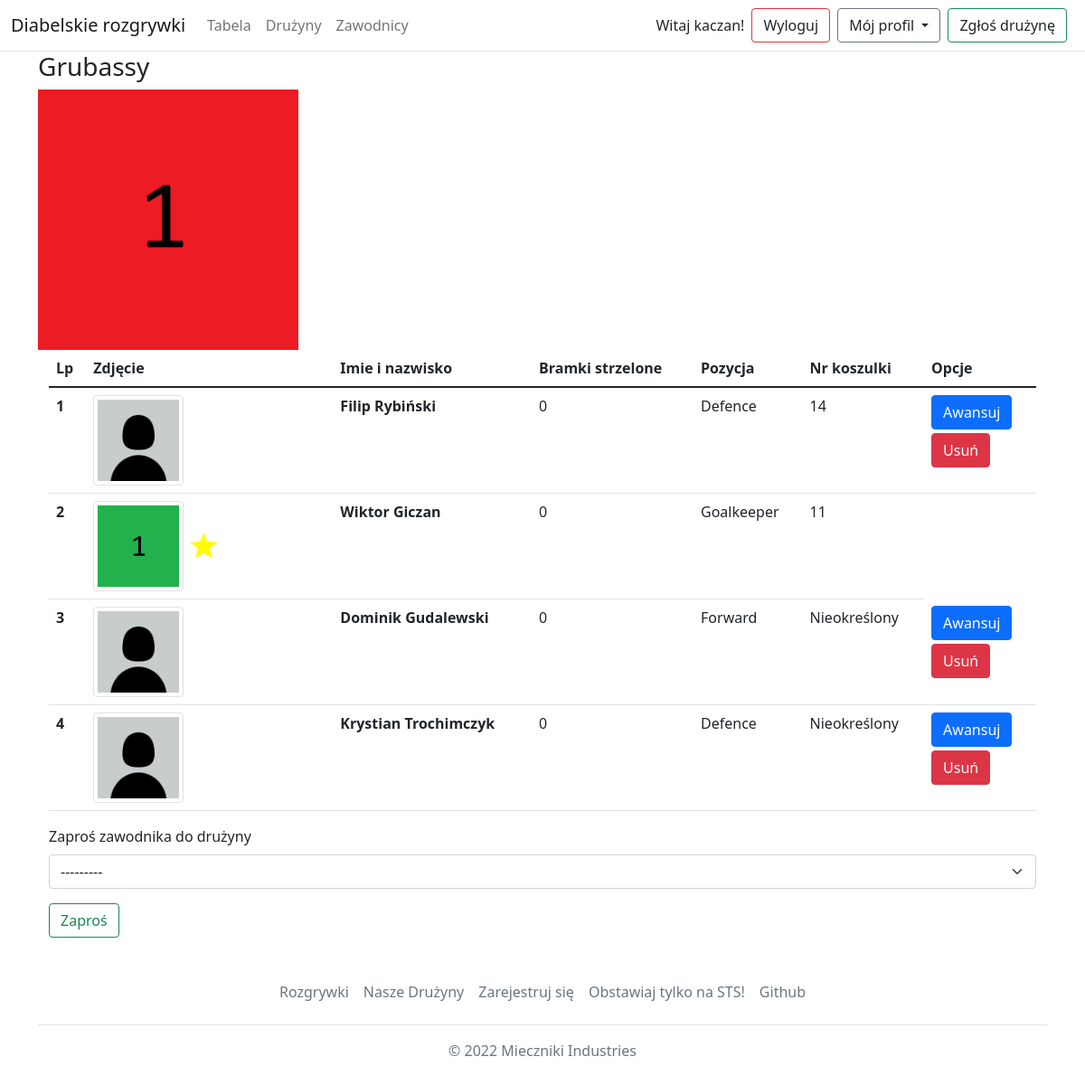
The page /teams/grubassy (signed in) on the database its author committed.
### Football/models.py (models this page shows, shortened)
class Team(models.Model):
    name = models.CharField(max_length=30)
    slug = models.SlugField(max_length=30,unique=True)
    image = models.ImageField(upload_to='images/teams')
    def __str__(self):
        return self.name
    def get_absolute_url(self):
        return reverse('football:team_detail',args=[self.slug])

class Player(models.Model):
    user = models.OneToOneField(User,on_delete=models.CASCADE,null=True)
    name = models.CharField(max_length=30)
    surname = models.CharField(max_length=30)
    position = models.ForeignKey(Position,on_delete=models.CASCADE,null=True)
    shirt_number = models.IntegerField(null=True, validators=[MinValueValidator(1),MaxValueValidator(99)])
    team = models.ForeignKey(Team,null=True,on_delete=models.SET_NULL)
    image = models.ImageField(upload_to='images/players/',null=False,default='images/default_profile_picture.jpg')
    captain = models.BooleanField(null=False,default=False)
    mod = models.BooleanField(null=False,default=False)
    def get_goals(self):
        goals = Goal.objects.all().filter(player = self)
        return goals
    def get_absolute_url(self):
        return reverse('football:player_detail',args=[self.id])

class Position(models.Model):
    title = models.CharField(max_length=30)
    def __str__(self):
        return self.title

### Football/views.py (the view, shortened to what this page needs)
# urls.py: path('teams/<slug:slug>',views.team_detail,name='team_detail'),
def team_detail(request,slug):
    team = get_object_or_404(Team, slug=slug)
    players = Player.objects.filter(team_id=team.id)
    if request.user.player.captain and request.user.player.team == team:
        if request.method == "POST":
            delete_player = request.POST.get('delete_from_team')
            promote_player = request.POST.get('promote')
            if delete_player is not None:
                form = None
                deleted_player = get_object_or_404(Player,id=delete_player)
                deleted_player.team = None
                deleted_player.save()
                return redirect('football:team_detail',slug=team.slug)
            if promote_player is not None:
                form = None
                promoting_player = get_object_or_404(Player, id=promote_player)
                promoting_player.captain=True
                request.user.player.captain=False
                promoting_player.save()
                request.user.player.save()
                return redirect('football:team_detail',slug=team.slug)
            else:
                form = InvitePlayer(request.POST)
                if form.is_valid():
                    invited_player = form.cleaned_data.get('invite')
                    send_invite_to_team(f'Zostałeś zaproszony przez {request.user.player.__str__()} do drużyny '
                                        f'{team.__str__()}',request.user.player,invited_player,team)
                    return redirect('football:team_detail',slug=team.slug)
        else:
            form = InvitePlayer()
    else:
        form = None
    return render(request, 'team/team_detail.html', {'team':team, 'players':players, 'form':form})

### Football/forms.py
class InvitePlayer(forms.Form):
    invite = forms.ModelChoiceField(label = 'Zaproś zawodnika do drużyny', required=False,
                                    queryset=Player.objects.filter(team=None,mod=False))

### Football/ext_methods.py (called while the page is built)
def get_teams(request):
    return {'teams' : Team.objects.all()}

### templates/team/team_detail.html (shortened to what this page needs)
{% extends 'base.html' %}
{% load crispy_forms_tags %}
{% block content %}
    <h3>{{ team.name|title }}</h3>
    <img src="{{ team.image.url }}" style="width:18rem;">
    <div class="container">
  <div class="row">
    <div class="col-12">
		<table class="table table-image">
		  <thead>
		    <tr>
                <th scope="col">Lp</th>
                <th scope="col">Zdjęcie</th>
                <th scope="col">Imie i nazwisko</th>
                <th scope="col">Bramki strzelone</th>
                <th scope="col">Pozycja</th>
                <th scope="col">Nr koszulki</th>
                {% if user.player.captain and user.player.team == team %}
                <th scope="col">Opcje</th>
                {% endif %}
		    </tr>
		  </thead>
		  <tbody>
          {% for player in players %}
		    <tr>
		      <th scope="row">{{ forloop.counter }}</th>
		      <td class="w-25">
			      <img src="{{ player.image.url }}" class="img-fluid img-thumbnail" width="100px" height="100px" alt="Sheep">
                  {% if player.captain == True %}
                      <img src="../../media/images/captain.png" alt="captain" height="35px" width="35px">
                  {% endif %}
		      </td>
		      <td><a class="text-dark text-decoration-none" href ={{ player.get_absolute_url }}><p class="fw-bold">{{ player.name }} {{ player.surname }}</p></a></td>
		      <td>{{ player.get_goals.count }}</td>
		      <td>{{ player.position }}</td>
		      <td>
                  {% if player.shirt_number != None %}
                  {{ player.shirt_number }}
                  {% else %}
                  Nieokreślony
                  {% endif %}
              </td>
                {% if user.player.captain and user.player.team == team and player != user.player %}
                    <td>
                        <div class="d-flex flex-column">
                            <form method="post" id="promote_form" onsubmit="return confirm('na pewno?')">
                                <button id="promote_submit" type="submit" name="promote" value="{{ player.id }}" class="btn btn-primary">Awansuj</button>
                            </form>
                            <form method="post" id="delete_form" onsubmit="return confirm('na pewno?')">
                                <button id="delete_submit" type="submit" name="delete_from_team" value="{{ player.id }}" class="btn btn-danger mt-1">Usuń</button>
                            </form>
                        </div>
                    </td>
                {% endif %}
		    </tr>
          {% endfor %}
		  </tbody>
		</table>
        {% if form != None %}
            <form method="post">
                {{ form|crispy }}
                <button type="submit" class="btn btn-outline-success">Zaproś</button>
            </form>
        {% endif %}
    </div>
  </div>
</div>
{% endblock %}

### templates/base.html (shortened to what this page needs)
{% load static %}
<!DOCTYPE html>
<html lang="en">
<head>
    <link href="https://cdn.jsdelivr.net/npm/bootstrap@5.1.3/dist/css/bootstrap.min.css" rel="stylesheet">
</head>
<body>
    <header>
        <nav class="navbar navbar-expand-md navbar-light bg-white border-bottom">
            <div class="container-fluid">
                <a class="navbar-brand" href="{% url 'football:home' %}">Diabelskie rozgrywki</a>
                <div class="collapse navbar-collapse" id="navbarCollapse">
                    <ul class="navbar-nav me-auto mb-2 mb-md-0">
                        <li class="nav-item active">
                            <a class="nav-link" aria-current="page" href="{% url "football:table" %}">Tabela</a>
                        </li>
                        <li class="nav-item">
                            <a class="nav-link" href="{% url 'football:all_teams' %}">Drużyny </a>
                        </li>
                        <li class="nav-item">
                            <a class="nav-link" href="{% url 'football:all_players' %}">Zawodnicy </a>
                        </li>
                    </ul>
                </div>
                    {% if user.is_authenticated %}
                        <span class="me-2">Witaj {{ user.username }}!</span><button class = "btn btn-outline-danger me-2"><a class="text-decoration-none text-dark" href = {% url "logout" %}>Wyloguj</a></button>
                        {% if user.player %}
                        <div class="dropdown">
                            <a class="dropdown-toggle btn me-2 btn-outline-secondary text-dark dropdown-toggle" href="#" id="id3" role="button"
                                data-bs-toggle="dropdown" aria-expanded="false">
                                Mój profil
                            </a>
                        </div>
                        {% endif %}
                        <button class="btn btn-outline-success me-2">
                            <a class="text-decoration-none text-dark" href = "{% url "football:register_team" %} ">Zgłoś drużynę</a>
                        </button>
                    {% else %}
                        <button class="btn btn-outline-success me-2"><a href = "{% url "login" %}" class="text-decoration-none text-dark">Zaloguj się</a></button>
                    {% endif %}
            </div>
        </nav>
    </header>
    <div id="content" class="container">{% block content %} {% endblock %}</div>
    <div class="container">
  <footer class="py-3 my-4">
    <ul class="nav justify-content-center border-bottom pb-3 mb-3">
      <li class="nav-item"><a href="{% url 'football:home' %}" class="nav-link px-2 text-muted">Rozgrywki</a></li>
      <li class="nav-item"><a href="{% url 'football:all_teams' %}" class="nav-link px-2 text-muted">Nasze Drużyny</a></li>
      <li class="nav-item"><a href="{% url 'users:register' %}" class="nav-link px-2 text-muted">Zarejestruj się</a></li>
      <li class="nav-item"><a href="https://www.sts.pl" class="nav-link px-2 text-muted">Obstawiaj tylko na STS!</a></li>
      <li class="nav-item"><a href="https://github.com/Miecznikk/szkieletowe_pilkanozna" class="nav-link px-2 text-muted">Github</a></li>
    </ul>
    <p class="text-center text-muted">&copy; 2022 Mieczniki Industries</p>
  </footer>
</div>
</body>
</html>

### rows shown on the page
Team: name "Grubassy", image (picture)
Player: image (placeholder picture), name "Filip", surname "Rybiński", get_goals.count "0", position "Defence", shirt_number "14"
Player: image (picture), captain True (drawn), name "Wiktor", surname "Giczan", get_goals.count "0", position "Goalkeeper", shirt_number "11"
Player: image (placeholder picture), name "Dominik", surname "Gudalewski", get_goals.count "0", position "Forward", shows "Nieokreślony"
Player: image (placeholder picture), name "Krystian", surname "Trochimczyk", get_goals.count "0", position "Defence", shows "Nieokreślony"

### other values the page prints
{{ user.username }} "kaczan"
